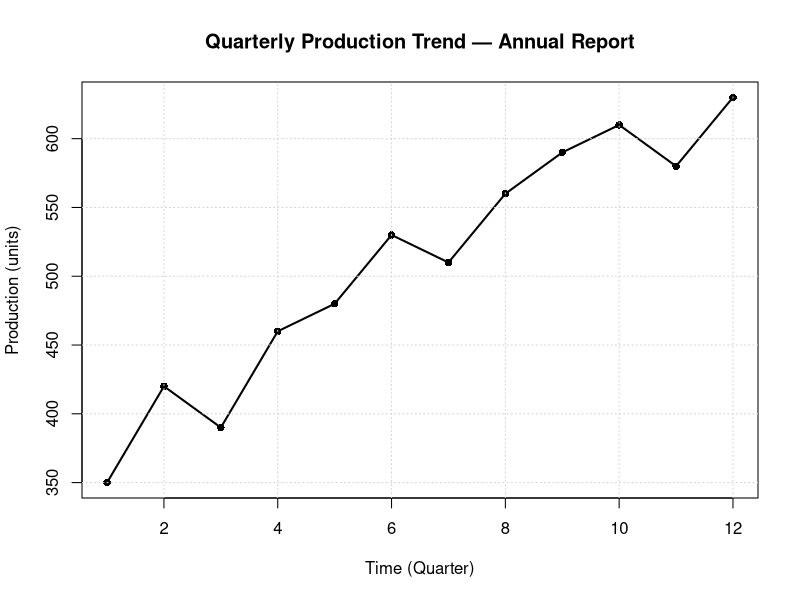

Reproduce this figure in R.

Year <- c(rep(2020, 4), rep(2021, 4), rep(2022, 4))
Quarter <- rep(c("Q1","Q2","Q3","Q4"), 3)
Production <- c(350,420,390,460, 480,530,510,560, 590,610,580,630)

production_data  <- data.frame(Year, Quarter, Production)
print("=== Production Dataset ===")
print(production_data )

mean_value <- mean(production_data $Production)
median_value <- median(production_data $Production)

# Mode function (custom, because R has no built-in mode)
get_mode <- function(x) {
  unique_x <- unique(x)
  unique_x[which.max(tabulate(match(x, unique_x)))]
}
mode_value <- get_mode(production_data$Production)

cat("\n=== Measures of Central Tendency ===\n")
cat("Mean Production:", mean_value, "\n")
cat("Median Production:", median_value, "\n")
cat("Mode Production:", mode_value, "\n")


production_data $TimeIndex <- 1:nrow(production_data )           
model <- lm(Production ~ TimeIndex, data = production_data )

# Predict next 4 quarters
future_index <- data.frame(TimeIndex = (nrow(production_data )+1):(nrow(production_data )+4))
future_predictions <- predict(model, future_index)

cat("\n=== Forecast for Next 4 Quarters ===\n")
for (i in 1:4) {
  cat(paste("Quarter", i, ": Estimated Production =", round(future_predictions[i], 2), "\n"))
}

plot(production_data $TimeIndex, production_data $Production, type="o", pch=16, lwd=2,
     xlab="Time (Quarter)", ylab="Production (units)",
     main="Quarterly Production Trend — Annual Report")
grid()
